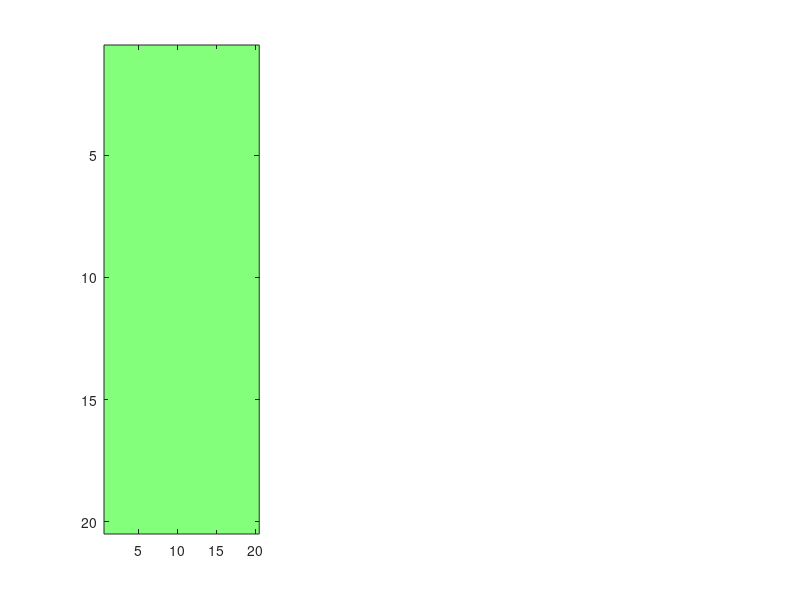

Source code (MATLAB): (Note: this script raises an error after producing the figure.)
%% Step 3: Organize Coherence values by channel pair. 

Condition         = 'OnlyPrior';                                                 % Options: 'OnlyPrior' or 'OnlyPretone' or 'Both'
Frequency_Band    = 'theta';
Behavior          = 'correct';
% Congruency        = 'congruent';
SNR               = [-11/6, -5/3, 5/3, 11/6, -1.5000, -1.2500, 1.2500, 1.5000];  % Options: any combination of  -11/6, -5/3, -1.5000, -1.2500, 0, 1.2500, 1.5000, 5/3, 11/6; 
animals           = {'MrCassius'};                                                     % Options: 'MrCassius' and/or 'MrM'
rootdir           = 'C:\Users\Corey Roach\Documents\00_DATA\Congruency_Analysis';                                 
sessions          = dir(fullfile(rootdir, '19*'));

% Make str. list out of 'animals' for figure titles
% Join the animal names with commas or another separator
animalStr = strjoin(animals, ', ');


% Define the PFC and AC channel labels and generate temporary grids

channels                  = arrayfun(@(x) sprintf('ch%02d', x), 3:22, 'UniformOutput', false);
Mean_Congruent_PSI_grid   = cell(20, 20); 
Mean_Incongruent_PSI_grid = cell(20, 20);
Z_Congruent_PSI_grid      = cell(20, 20); 
Z_Incongruent_PSI_grid    = cell(20, 20);
ZDiff_PSI_grid            = cell(20, 20); 


%% Loop through all sessions and sort PSI values by channel-pair 

for i = 1:length(sessions)

    RecDate = sessions(i).name;

    for j = 1:length(animals)
        Animal = animals{j};
        session_path = fullfile(rootdir, RecDate, Animal);

        if exist(session_path, 'dir') % Check if the directory exists
            PSI_Congruent_file   = dir(fullfile(session_path, [Animal, '_', RecDate, '_',  Behavior,'_', 'congruent',   '_', Frequency_Band,'_PSI.mat']));
            PSI_Incongruent_file = dir(fullfile(session_path, [Animal, '_', RecDate, '_',  Behavior,'_', 'incongruent', '_', Frequency_Band,'_PSI.mat']));

            if ~isempty(PSI_Congruent_file)
                fprintf('Processing session %s:\n', RecDate);
            else
                continue;
            end

      for k = 1:length(PSI_Congruent_file)

        PSI_Congruent_filename   = PSI_Congruent_file(k).name;
        PSI_Incongruent_filename = PSI_Incongruent_file(k).name;

        temp_Congruent_dir   = fullfile(session_path, PSI_Congruent_filename);
        temp_Incongruent_dir = fullfile(session_path, PSI_Incongruent_filename);

        % Load the .mat file safely
        load(temp_Congruent_dir,'PSI_congruent' );
        load(temp_Incongruent_dir,'PSI_incongruent');

        Mean_Congruent_Matrix   = PSI_congruent.psispctrm; 
        Mean_Incongruent_Matrix = PSI_incongruent.psispctrm; 
        Z_Congruent_Matrix      = PSI_congruent.psispctrm; 
        Z_Congruent_labels      = PSI_congruent.labelcmb;         
        Z_Incongruent_Matrix    = PSI_incongruent.psispctrm; 
        Z_Incongruent_labels    = PSI_incongruent.labelcmb;  

        % z-score the data 

        % Step 1: Pool all values from both matrices
      
        pooledData = [Z_Congruent_Matrix(:); Z_Incongruent_Matrix(:)];

        % Step 2: Compute global mean and std
        globalMean = mean(pooledData);
        globalStd  = std(pooledData);


        % Step 3: Z-score both matrices
        Z_Congruent_Matrix   = (Z_Congruent_Matrix   - globalMean) / globalStd;
        Z_Incongruent_Matrix = (Z_Incongruent_Matrix - globalMean) / globalStd;
        zDiff_Matrix         = Z_Congruent_Matrix - Z_Incongruent_Matrix;

      end    

           % Populate Z_Congruent_Coherence_grid with data 

           for rowIdx_1 = 1:size(Z_Congruent_Matrix, 1)

            % Extract channel pair from label
            pfcLabel = Z_Congruent_labels{rowIdx_1, 1};  % First column: PFC label (e.g., 'D1_PFC_ch05')
            acLabel  = Z_Congruent_labels{rowIdx_1, 2};  % Second column: AC label (e.g., 'D3_AC_ch04')

            % Remove the 'D' component and isolate the channel labels
            pfcChannel = regexp(pfcLabel, 'PFC_ch\d+', 'match', 'once');  % Extract PFC channel
            acChannel  = regexp(acLabel, 'AC_ch\d+', 'match', 'once');    % Extract AC channel

            % Find indices in the grid
            pfcIdx = find(strcmp(channels, strrep(pfcChannel, 'PFC_', '')));
            acIdx  = find(strcmp(channels,  strrep(acChannel, 'AC_', '')));

                % Assign the data row to the grid position
                if ~isempty(pfcIdx) && ~isempty(acIdx)
                    if isempty(Z_Congruent_PSI_grid{pfcIdx, acIdx})
                    % Initialize the cell with the first row of data
                    Mean_Congruent_PSI_grid{pfcIdx, acIdx} = Mean_Congruent_Matrix(rowIdx_1, :);
                    Z_Congruent_PSI_grid{pfcIdx, acIdx} = Z_Congruent_Matrix(rowIdx_1, :);
                    else
                    % Append the new row of data to the existing data
                    Mean_Congruent_PSI_grid{pfcIdx, acIdx} = [Mean_Congruent_PSI_grid{pfcIdx, acIdx}; Mean_Congruent_Matrix(rowIdx_1, :)];
                    Z_Congruent_PSI_grid{pfcIdx, acIdx} = [Z_Congruent_PSI_grid{pfcIdx, acIdx}; Z_Congruent_Matrix(rowIdx_1, :)];
                    end

                end
           end

           % Populate Incongruent_PSI_grid with data 

           for rowIdx_2 = 1:size(Z_Incongruent_Matrix, 1)

            % Extract channel pair from label
            pfcLabel = Z_Incongruent_labels{rowIdx_2, 1};  % First column: PFC label (e.g., 'D1_PFC_ch05')
            acLabel  = Z_Incongruent_labels{rowIdx_2, 2};  % Second column: AC label (e.g., 'D3_AC_ch04')

            % Remove the 'D' component and isolate the channel labels
            pfcChannel = regexp(pfcLabel, 'PFC_ch\d+', 'match', 'once'); % Extract PFC channel
            acChannel  = regexp(acLabel, 'AC_ch\d+', 'match', 'once');    % Extract AC channel

            % Find indices in the grid
            pfcIdx = find(strcmp(channels, strrep(pfcChannel, 'PFC_', '')));
            acIdx  = find(strcmp(channels, strrep(acChannel, 'AC_', '')));

                % Assign the data row to the grid position
                if ~isempty(pfcIdx) && ~isempty(acIdx)
                    if isempty(Z_Incongruent_PSI_grid{pfcIdx, acIdx})
                    % Initialize the cell with the first row of data
                    Mean_Incongruent_PSI_grid{pfcIdx, acIdx} = Mean_Incongruent_Matrix(rowIdx_2, :);
                    Z_Incongruent_PSI_grid{pfcIdx, acIdx} = Z_Incongruent_Matrix(rowIdx_2, :);
                    else
                    % Append the new row of data to the existing data
                    Mean_Incongruent_PSI_grid{pfcIdx, acIdx} = [Mean_Incongruent_PSI_grid{pfcIdx, acIdx}; Mean_Incongruent_Matrix(rowIdx_2, :)];
                    Z_Incongruent_PSI_grid{pfcIdx, acIdx} = [Z_Incongruent_PSI_grid{pfcIdx, acIdx}; Z_Incongruent_Matrix(rowIdx_2, :)];
                    end                 
                end
           end
           
           % Populate ZDiff_Coherence_PSI_grid with data 

           for rowIdx_1 = 1:size(zDiff_Matrix, 1)

            % Extract channel pair from label
            pfcLabel = Z_Congruent_labels{rowIdx_1, 1};  % First column: PFC label (e.g., 'D1_PFC_ch05')
            acLabel  = Z_Congruent_labels{rowIdx_1, 2};  % Second column: AC label (e.g., 'D3_AC_ch04')

            % Remove the 'D' component and isolate the channel labels
            pfcChannel = regexp(pfcLabel, 'PFC_ch\d+', 'match', 'once');  % Extract PFC channel
            acChannel  = regexp(acLabel, 'AC_ch\d+', 'match', 'once');    % Extract AC channel

            % Find indices in the grid
            pfcIdx = find(strcmp(channels, strrep(pfcChannel, 'PFC_', '')));
            acIdx  = find(strcmp(channels,  strrep(acChannel, 'AC_', '')));

                % Assign the data row to the grid position
                if ~isempty(pfcIdx) && ~isempty(acIdx)
                    if isempty(ZDiff_PSI_grid{pfcIdx, acIdx})
                    % Initialize the cell with the first row of data
                    ZDiff_PSI_grid{pfcIdx, acIdx} = zDiff_Matrix(rowIdx_1, :);
                    else
                    % Append the new row of data to the existing data
                    ZDiff_PSI_grid{pfcIdx, acIdx} = [ZDiff_PSI_grid{pfcIdx, acIdx}; zDiff_Matrix(rowIdx_1, :)];
                    end

                end
           end
            

         end
     end
end

%% Average selected bands to output a single Coherence value per channel pair (OnlyPrior)

if strcmp(Frequency_Band,'theta') == 1
% Define the range of columns to average
columnRange = 5:8;
end

if strcmp(Frequency_Band,'alpha') == 1
% Define the range of columns to average
columnRange = 9:14;
end

if strcmp(Frequency_Band,'beta') == 1
% Define the range of columns to average
columnRange = 15:30;
end

% Initialize a new grid to store the averaged values
Z_Congruent_averagedGrid     = nan(20, 20); % Use NaN to handle empty grid positions
Mean_Congruent_averagedGrid  = nan(20, 20); % Use NaN to handle empty grid positions
std_Congruent_averagedGrid   = nan(20, 20); % Use NaN to handle empty grid positions

% Loop through each position in the grid
for pfcIdx = 1:20
    for acIdx = 1:20
        % Check if the grid position contains data
        if ~isempty(Z_Congruent_PSI_grid{pfcIdx, acIdx})
            % Extract the data matrix for the current position
            Z_dataposition    = Z_Congruent_PSI_grid{pfcIdx, acIdx};
            Mean_dataposition = Mean_Congruent_PSI_grid{pfcIdx, acIdx};
            
            % Compute the average of the selected columns
            Z_columnAverage    = mean(Z_dataposition(:, columnRange), 'all', 'omitnan');
            Mean_columnAverage = mean(Mean_dataposition(:, columnRange), 'all', 'omitnan');
            std_columnAverage  = std(Mean_dataposition(:, columnRange), 0, 'all', 'omitnan');   

            % Store the average in the new grid
            Z_Congruent_averagedGrid(pfcIdx, acIdx)    = Z_columnAverage;
            Mean_Congruent_averagedGrid(pfcIdx, acIdx) = Mean_columnAverage;
            std_Congruent_averagedGrid(pfcIdx, acIdx)  = std_columnAverage;

        end
    end
end

%% Average selected bands to output a single PSI value per channel pair (OnlyPretone)

if strcmp(Frequency_Band,'theta') == 1
% Define the range of columns to average
columnRange = 5:8;
end

if strcmp(Frequency_Band,'alpha') == 1
% Define the range of columns to average
columnRange = 9:14;
end

if strcmp(Frequency_Band,'beta') == 1
% Define the range of columns to average
columnRange = 15:30;
end

% Initialize a new grid to store the averaged values
Z_Incongruent_averagedGrid    = nan(20, 20); % Use NaN to handle empty grid positions
Mean_Incongruent_averagedGrid = nan(20, 20); % Use NaN to handle empty grid positions
std_Incongruent_averagedGrid  = nan(20, 20); % Use NaN to handle empty grid positions

% Loop through each position in the grid
for pfcIdx = 1:20
    for acIdx = 1:20
        % Check if the grid position contains data
        if ~isempty(Z_Incongruent_PSI_grid{pfcIdx, acIdx})
            % Extract the data matrix for the current position
            Z_dataposition    = Z_Incongruent_PSI_grid{pfcIdx, acIdx};
            Mean_dataposition = Mean_Incongruent_PSI_grid{pfcIdx, acIdx};

            % Compute the average of the selected columns
            Z_columnAverage    = mean(Z_dataposition(:, columnRange), 'all', 'omitnan');
            Mean_columnAverage = mean(Mean_dataposition(:, columnRange), 'all', 'omitnan');
            std_columnAverage = std(Mean_dataposition(:, columnRange), 0, 'all', 'omitnan');   

            % Store the average in the new grid
            Z_Incongruent_averagedGrid(pfcIdx, acIdx)    = Z_columnAverage;
            Mean_Incongruent_averagedGrid(pfcIdx, acIdx) = Mean_columnAverage;
            std_Incongruent_averagedGrid(pfcIdx, acIdx)  = std_columnAverage;
        end
    end
end

%% Average selected bands to output a single PSI value per channel pair (ZDiff)

if strcmp(Frequency_Band,'theta') == 1
% Define the range of columns to average
columnRange = 5:8;
end

if strcmp(Frequency_Band,'alpha') == 1
% Define the range of columns to average
columnRange = 9:14;
end

if strcmp(Frequency_Band,'beta') == 1
% Define the range of columns to average
columnRange = 15:30;
end

% Initialize a new grid to store the averaged values
ZDiff_averagedGrid = nan(20, 20); % Use NaN to handle empty grid positions

% Loop through each position in the grid
for pfcIdx = 1:20
    for acIdx = 1:20
        % Check if the grid position contains data
        if ~isempty(ZDiff_PSI_grid{pfcIdx, acIdx})
            % Extract the data matrix for the current position
            Z_dataposition = ZDiff_PSI_grid{pfcIdx, acIdx};

            % Compute the average of the selected columns
            Z_columnAverage = mean(Z_dataposition(:, columnRange), 'all', 'omitnan');

            % Store the average in the new grid
            ZDiff_averagedGrid(pfcIdx, acIdx) = Z_columnAverage;
        end
    end
end


%% Plot the Z-scored PSI  

% Replace NaNs with zero
Z_Congruent_averagedGrid(isnan(Z_Congruent_averagedGrid)) = 0;
Z_Incongruent_averagedGrid(isnan(Z_Incongruent_averagedGrid)) = 0;
ZDiff_averagedGrid(isnan(Z_Congruent_averagedGrid)) = 0;

% Determine the global color range
globalMin = -0.4;
globalMax = 0.4;

% Clamp values to the global color range
averagedGrid_1_clamped = max(globalMin, min(globalMax, Z_Congruent_averagedGrid));
averagedGrid_2_clamped = max(globalMin, min(globalMax, Z_Incongruent_averagedGrid));
averagedGrid_3_clamped = max(globalMin, min(globalMax, ZDiff_averagedGrid));

% Plot the first heatmap
figure();
subplot(1, 3, 1);
imagesc(averagedGrid_1_clamped);
colormap(jet(256)); % 256 instead of default 64
clim([globalMin, globalMax]);
colorbar;
xlabel('AC Channels');
ylabel('PFC Channels');
title(['Zscore-Congruent-',  Frequency_Band, '-', animalStr]);
xticks(1:20);
yticks(1:20);
xticklabels(arrayfun(@(x) sprintf('ch%02d', x), 3:22, 'UniformOutput', false));
yticklabels(arrayfun(@(x) sprintf('ch%02d', x), 3:22, 'UniformOutput', false));
axis square;

% Plot the second heatmap
subplot(1, 3, 2);
imagesc(averagedGrid_2_clamped);
colormap(jet(256)); % 256 instead of default 64
clim([globalMin, globalMax]);
colorbar;
xlabel('AC Channels');
ylabel('PFC Channels');
title(['Zscore-Incongruent-',  Frequency_Band, '-', animalStr]);
xticks(1:20);
yticks(1:20);
xticklabels(arrayfun(@(x) sprintf('ch%02d', x), 3:22, 'UniformOutput', false));
yticklabels(arrayfun(@(x) sprintf('ch%02d', x), 3:22, 'UniformOutput', false));
axis square;

% Plot the third heatmap
subplot(1, 3, 3);
imagesc(averagedGrid_3_clamped);
colormap(jet(256)); % 256 instead of default 64
clim([globalMin, globalMax]);
colorbar;
xlabel('AC Channels');
ylabel('PFC Channels');
title(['ZDiff',  Frequency_Band, '-', animalStr]);
xticks(1:20);
yticks(1:20);
xticklabels(arrayfun(@(x) sprintf('ch%02d', x), 3:22, 'UniformOutput', false));
yticklabels(arrayfun(@(x) sprintf('ch%02d', x), 3:22, 'UniformOutput', false));
axis square;


%% plot the average full PSI spectra across sessions with 95% confidence interval around them.

% Initialize an empty array to store all trials
PSI_Congruent_all_trials = [];

% Iterate through each cell in preCueOnset_PSI_grid
for i = 1:numel(Z_Congruent_PSI_grid)
    % Concatenate the trials from the current cell
    PSI_Congruent_all_trials = [PSI_Congruent_all_trials; Z_Congruent_PSI_grid{i}];
end

% Initialize an empty array to store all trials
PSI_Incongruent_all_trials = [];

% Iterate through each cell in testToneOnset_PSI_grid
for b = 1:numel(Z_Incongruent_PSI_grid)
    % Concatenate the trials from the current cell
    PSI_Incongruent_all_trials = [PSI_Incongruent_all_trials; Z_Incongruent_PSI_grid{b}];
end

% 

% Compute mean and standard error across trials
mean_data_Congruent = mean(PSI_Congruent_all_trials, 1);
mean_data_Incongruent = mean(PSI_Incongruent_all_trials, 1);

% Apply absolute values to the means
mean_data_Congruent = abs(mean_data_Congruent);
mean_data_Incongruent = abs(mean_data_Incongruent);

% Calculate standard error
SE_Congruent = std(PSI_Congruent_all_trials, 0, 1) / sqrt(size(PSI_Congruent_all_trials, 1));
SE_Incongruent = std(PSI_Incongruent_all_trials, 0, 1) / sqrt(size(PSI_Incongruent_all_trials, 1));

% Calculate 95% confidence intervals
CI_Congruent = tinv(0.975, size(PSI_Congruent_all_trials, 1) - 1) * SE_Congruent;
CI_Incongruent = tinv(0.975, size(PSI_Incongruent_all_trials, 1) - 1) * SE_Incongruent;

% Plotting
freq = 1:101;  % Assuming 101 frequencies

figure;
hold on;

% Plot mean data with error bars (absolute values)
errorbar(freq, mean_data_Congruent, CI_Congruent, 'b', 'LineWidth', 1.5);
errorbar(freq, mean_data_Incongruent, CI_Incongruent, 'r', 'LineWidth', 1.5);

% Customize plot labels and legend
xlabel('Frequency');
ylabel('|PSI|');
xlim([4 35])
title('PSI Comparison: Congruent vs Incongruent');
legend('Congruent', 'Incongruent', 'Location', 'best');

% Set plot aesthetics
set(gca, 'FontSize', 12);
grid on;
box on;
hold off;

%%

% Count true zeros in OnlyPrior_theta
num_zeros_Prior = sum(PSI_Congruent_all_trials == 0);

% Count true zeros in OnlyPretone_theta
num_zeros_Pretone = sum(PSI_Incongruent_all_trials == 0);

%% Band-wise collect all values for each channel pair, and collapse into column

if strcmp(Frequency_Band,'theta') == 1

    % Extract columns 5 to 8 and reshape into a single column
    Congruent_theta   = PSI_Congruent_all_trials(:, 5:8);
    Congruent_theta   = Congruent_theta(:);
    Incongruent_theta = PSI_Incongruent_all_trials(:, 5:8);
    Incongruent_theta = Incongruent_theta(:);

    % % Split by direction
    Congruent_PFC_2_AC   = Congruent_theta(Congruent_theta > 0);
    Incongruent_PFC_2_AC = Incongruent_theta(Incongruent_theta > 0);
    Congruent_AC_2_PFC   = Congruent_theta(Congruent_theta < 0);
    Incongruent_AC_2_PFC = Incongruent_theta(Incongruent_theta < 0);

    % Define bin edges from -6 to +6 (centered)
    binEdges = linspace(-10, 10, 50);

    % Plot all histograms on the same figure
    figure;
    hold on;

    histogram(Congruent_theta, 'BinEdges', binEdges, 'FaceColor', [0.2 0.6 1], ...
              'FaceAlpha', 0.5, 'EdgeColor', 'k');  % Blue
    histogram(Incongruent_theta, 'BinEdges', binEdges, 'FaceColor', [1 0.4 0.4], ...
              'FaceAlpha', 0.5, 'EdgeColor', 'k');  % Light red

    xlabel('Phase Slope Index (PSI)');
    ylabel('Count');
    xlim([-10 10])
    legend({'Congruent', 'Incongruent'});
    title('Z-Scored PSI Values');
    box on;
    set(gca, 'FontSize', 14);
    hold off;

end

%% plotting histogram 

%[~, bins] = hist([OnlyPrior_PFC_2_AC; abs(OnlyPrior_AC_2_PFC); OnlyPretone_PFC_2_AC; abs(OnlyPretone_AC_2_PFC)], 100);
edges = linspace(0, 10, 10);                % 100 bins from 0 to 0.1
bins  = edges(1:end-1) + diff(edges)/2;       % Bin centers


% Compute histograms for each dataset
Congruent_PFC_2_AC_counts   = hist(Congruent_PFC_2_AC, bins);
Congruent_AC_2_PFC_counts   = hist(abs(Congruent_AC_2_PFC), bins);
Incongruent_PFC_2_AC_counts = hist(Incongruent_PFC_2_AC, bins);
Incongruent_AC_2_PFC_counts = hist(abs(Incongruent_AC_2_PFC), bins);

% Normalize counts to percentages
Congruent_PFC_2_AC_counts   = Congruent_PFC_2_AC_counts / sum(Congruent_PFC_2_AC_counts) * 100;
Congruent_AC_2_PFC_counts   = Congruent_AC_2_PFC_counts / sum(Congruent_AC_2_PFC_counts) * 100;
Incongruent_PFC_2_AC_counts = Incongruent_PFC_2_AC_counts / sum(Incongruent_PFC_2_AC_counts) * 100;
Incongruent_AC_2_PFC_counts = Incongruent_AC_2_PFC_counts / sum(Incongruent_AC_2_PFC_counts) * 100;

% Plot histograms

figure();

hold on;

% Condition 1: Red (Positive) & Soft Red (Negative)
bar(bins,   Congruent_PFC_2_AC_counts,   'FaceColor', [1, 0.6, 0.6],   'FaceAlpha', 0.5,'EdgeColor', 'k', 'BarWidth', 1);  % Soft Red with black edges;                    % Red with black edges
bar(-bins, -Congruent_AC_2_PFC_counts,   'FaceColor', [0.6, 0.6, 1],   'FaceAlpha', 0.5, 'EdgeColor', 'k', 'BarWidth', 1); % Soft Blue with black edges
bar(bins,   Incongruent_PFC_2_AC_counts, 'FaceColor', [0.8, 0.1, 0.1], 'FaceAlpha', 0.5,'EdgeColor', 'k', 'BarWidth', 1);  % Soft Red with black edges;                    % Red with black edges
bar(-bins, -Incongruent_AC_2_PFC_counts, 'FaceColor', [0.2, 0.4, 0.8], 'FaceAlpha', 0.5, 'EdgeColor', 'k', 'BarWidth', 1); % Soft Blue with black edges

% Labels and Legend
xlabel('PSI Value');
ylabel('Proportion of Sites');
% ylim([-65 65])
xlim([-10 10])
%axis([-.025 .025 -65 65]) 
% Adjust legend to include all conditions
leg = legend({'Congruent PFC→AC', 'Congruent AC→PFC', 'Incongruent PFC→AC', 'Incongruent AC→PFC'}, 'Location', 'SouthEast');
set(leg, 'FontSize', 12); % Reduce legend font size
% Improve aesthetics
set(gca, 'FontSize', 18, 'LineWidth', 1.5); % Keep axis font size at 18
box on;
hold off;



% %% Statistics
% 
% % Assuming preCue and testTone are both 20x20 cell arrays
% % and each cell contains a struct with numeric fields
% 
% 
% subtracted_PSI_grid = cell(size(OnlyPrior_PSI_grid)); % Preallocate
% 
% for i = 1:size(OnlyPrior_PSI_grid, 1)
%     for j = 1:size(OnlyPrior_PSI_grid, 2)
%         subtracted_PSI_grid{i, j} = OnlyPretone_PSI_grid{i, j} - OnlyPrior_PSI_grid{i, j};
%     end
% end
% 
% 
% subtracted_all_trials = [];
% 
% % Iterate through each cell in preCueOnset_PSI_grid
% for i = 1:numel(OnlyPrior_PSI_grid)
%     % Concatenate the trials from the current cell
%    subtracted_all_trials = [subtracted_all_trials; subtracted_PSI_grid{i}];
% end
% 
% % Extract columns 5 to 8 and reshape into a single column
% diff_theta = subtracted_all_trials(:, 5:8);
% diff_theta = diff_theta(:);
% 
% diff_PFC_2_AC = OnlyPrior_theta(OnlyPrior_theta > 0);
% diff_AC_2_PFC = OnlyPrior_theta(OnlyPrior_theta < 0);

% %% Jamie Kuminski Core/Belt Analysis
% 
% Core_OnlyPrior_averagedGrid   = OnlyPrior_averagedGrid;
% Core_OnlyPretone_averagedGrid = OnlyPretone_averagedGrid;
% save(fullfile('C:\Users\Corey Roach\Desktop\Expectation_Analysis', 'Core_Spatial_PSI_Values.mat'), 'Core_OnlyPrior_averagedGrid', 'Core_OnlyPretone_averagedGrid');
% 
% Belt_OnlyPrior_averagedGrid   = OnlyPrior_averagedGrid;
% Belt_OnlyPretone_averagedGrid = OnlyPretone_averagedGrid;
% save(fullfile('C:\Users\Corey Roach\Desktop\Expectation_Analysis', 'Belt_Spatial_PSI_Values.mat'), 'Belt_OnlyPrior_averagedGrid', 'Belt_OnlyPretone_averagedGrid');
% 
% Subtract the session-wise means from each other and plot as a histogram.
% 
% % Subtract the conditions
% Belt_Subtracted = Belt_OnlyPrior_averagedGrid - Belt_OnlyPretone_averagedGrid;
% Core_Subtracted = Core_OnlyPrior_averagedGrid - Core_OnlyPretone_averagedGrid; 
% 
% % Reshape the matrices into column vectors
% Belt_Subtracted_Column = Belt_Subtracted(:);
% Core_Subtracted_Column = Core_Subtracted(:);
% 
% % Subtract the conditions
% Belt_Subtracted = Belt_OnlyPrior_averagedGrid - Belt_OnlyPretone_averagedGrid;
% Core_Subtracted = Core_OnlyPrior_averagedGrid - Core_OnlyPretone_averagedGrid; 
% 
% % Reshape the matrices into column vectors
% Belt_Subtracted_Column = Belt_Subtracted(:);
% Core_Subtracted_Column = Core_Subtracted(:);
% 
% % Set the same number of bins for both histograms
% numBins = 20;
% 
% % Calculate the edges for both histograms using the same bin range
% edges = linspace(min([Belt_Subtracted_Column; Core_Subtracted_Column]), max([Belt_Subtracted_Column; Core_Subtracted_Column]), numBins+1);
% 
% % Calculate the histogram counts for each condition using the same bin edges
% [counts_belt, ~] = histcounts(Belt_Subtracted_Column, edges);
% [counts_core, ~] = histcounts(Core_Subtracted_Column, edges);
% 
% % Plot the histograms with transparency
% hold on;
% 
% % Plot the first histogram for Belt_Subtracted with a specific color and transparency
% h1 = bar(edges(1:end-1), counts_belt, 'FaceColor', [0.4, 1.0, 0.4], 'EdgeColor', 'k', 'BarWidth', 1);
% set(h1, 'FaceAlpha', 0.5);  % Set transparency for Belt_Subtracted
% 
% % Plot the second histogram for Core_Subtracted with a different color and transparency
% h2 = bar(edges(1:end-1), counts_core, 'FaceColor', [1.0, 0.4, 0.4], 'EdgeColor', 'k', 'BarWidth', 1);
% set(h2, 'FaceAlpha', 0.5);  % Set transparency for Core_Subtracted
% 
% hold off;
% 
% % Customize the plot
% set(gca, 'XTick', linspace(min(edges), max(edges), numBins), 'XTickLabel', round(linspace(min(edges), max(edges), numBins), 2));  % Set x-axis labels
% ylabel('Frequency');
% xlabel('Subtracted mean PSI values');% 
% % Optionally, add a legend to differentiate the histograms
% legend({'Belt Subtracted', 'Core Subtracted'});
% 
% 
% 
% %
% 
% % Perform K-S test for normality on Core_Subtracted and Belt_Subtracted
% % Null Hypothesis: Data follows a normal distribution
% 
% % Test on Core_Subtracted (shifted to zero mean)
% [h_core, p_core] = kstest(Core_Subtracted_Column - mean(Core_Subtracted_Column));  % Center around zero
% fprintf('K-S Test for Core Subtracted: h = %d, p = %.4f\n', h_core, p_core);
% 
% % Test on Belt_Subtracted (shifted to zero mean)
% [h_belt, p_belt] = kstest(Belt_Subtracted_Column - mean(Belt_Subtracted_Column));  % Center around zero
% fprintf('K-S Test for Belt Subtracted: h = %d, p = %.4f\n', h_belt, p_belt);
% 
% % Perform K-S test to compare the distributions of Core and Belt Subtracted
% % Null Hypothesis: The two samples are from the same distribution
% 
% % Perform K-S test between the two distributions
% [h_ks, p_ks] = kstest2(Core_Subtracted_Column, Belt_Subtracted_Column);  % Compare distributions
% fprintf('K-S Test between Core and Belt Subtracted: h = %d, p = %.4f\n', h_ks, p_ks);
% 
% 
% % Skewness and Kurtosis for Core_Subtracted
% skew_core = skewness(Core_Subtracted_Column);
% kurtosis_core = kurtosis(Core_Subtracted_Column);
% 
% % Skewness and Kurtosis for Belt_Subtracted
% skew_belt = skewness(Belt_Subtracted_Column);
% kurtosis_belt = kurtosis(Belt_Subtracted_Column);
% 
% % Display the results
% fprintf('Core Subtracted - Skewness: %.4f, Kurtosis: %.4f\n', skew_core, kurtosis_core);
% fprintf('Belt Subtracted - Skewness: %.4f, Kurtosis: %.4f\n', skew_belt, kurtosis_belt);
